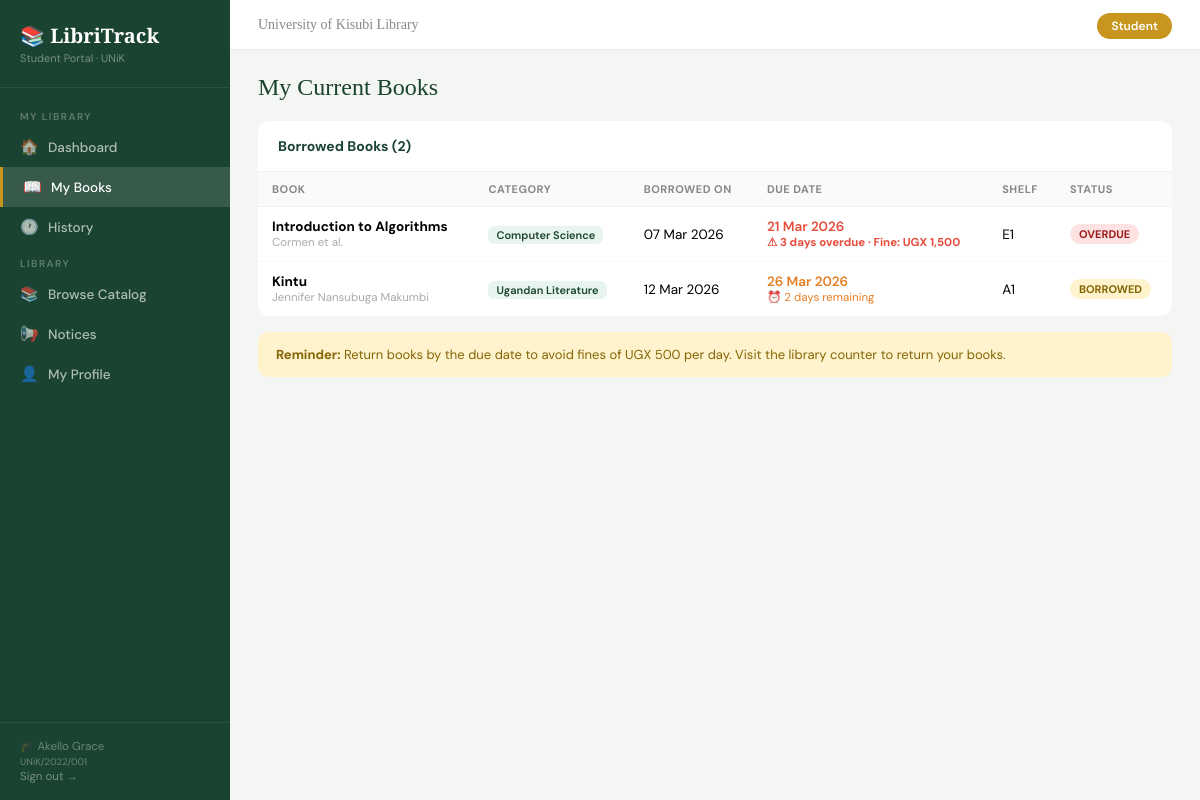
Screenshot of /student/my_books.php (signed in) with the database file from the repository.
### tables this page shows
CREATE TABLE borrowings (
    id INT AUTO_INCREMENT PRIMARY KEY,
    student_id INT NOT NULL,
    book_id INT NOT NULL,
    borrow_date DATE NOT NULL,
    due_date DATE NOT NULL,
    return_date DATE DEFAULT NULL,
    status ENUM('borrowed','returned','overdue') DEFAULT 'borrowed',
    FOREIGN KEY (student_id) REFERENCES students(id),
    FOREIGN KEY (book_id) REFERENCES books(id)
);

CREATE TABLE books (
    id INT AUTO_INCREMENT PRIMARY KEY,
    title VARCHAR(255) NOT NULL,
    author VARCHAR(150) NOT NULL,
    isbn VARCHAR(20),
    category VARCHAR(80) NOT NULL,
    copies_total INT DEFAULT 1,
    copies_available INT DEFAULT 1,
    shelf VARCHAR(30),
    description TEXT,
    created_at TIMESTAMP DEFAULT CURRENT_TIMESTAMP
);

### student/my_books.php (the view, shortened to what this page needs)
<?php
require_once '../includes/config.php';
$sid = $_SESSION['student_id'];
$books = $conn->query("
    SELECT br.*, b.title, b.author, b.category, b.isbn, b.shelf,
           DATEDIFF(br.due_date, CURDATE()) AS days_left,
           DATEDIFF(CURDATE(), br.due_date) AS days_late
    FROM borrowings br
    JOIN books b ON br.book_id = b.id
    WHERE br.student_id = $sid AND br.status = 'borrowed'
    ORDER BY br.due_date ASC
")->fetch_all(MYSQLI_ASSOC);
include 'partials/header.php';
?>
<div class="page-title">My Current Books</div>
<?php if (empty($books)): ?>
<div class="card" style="text-align:center;padding:64px">
    <div style="font-size:48px;margin-bottom:14px">📭</div>
    <p style="color:#888;font-size:15px">You have no books currently borrowed.</p>
    <a href="catalog.php" class="btn btn-green" style="margin-top:16px">Browse Catalog →</a>
</div>
<?php else: ?>
<div class="card">
    <div class="card-head">Borrowed Books (<?= count($books) ?>)</div>
    <table>
        <thead>
            <tr><th>Book</th><th>Category</th><th>Borrowed On</th><th>Due Date</th><th>Shelf</th><th>Status</th></tr>
        </thead>
        <tbody>
        <?php foreach ($books as $b):
            $late = $b['days_late'] > 0;
            $soon = !$late && $b['days_left'] <= 3;
        ?>
        <tr>
            <td>
                <strong><?= htmlspecialchars($b['title']) ?></strong>
                <small><?= htmlspecialchars($b['author']) ?></small>
            </td>
            <td><span style="background:#e8f5ee;color:#1b4332;padding:2px 8px;border-radius:6px;font-size:11px;font-weight:600"><?= htmlspecialchars($b['category']) ?></span></td>
            <td><?= date('d M Y', strtotime($b['borrow_date'])) ?></td>
            <td>
                <span style="font-weight:600;color:<?= $late?'#e74c3c':($soon?'#e67e22':'#27ae60') ?>">
                    <?= date('d M Y', strtotime($b['due_date'])) ?>
                </span>
                <?php if ($late): ?>
                <br><small style="color:#e74c3c;font-weight:700">⚠ <?= $b['days_late'] ?> day<?= $b['days_late']!=1?'s':'' ?> overdue · Fine: UGX <?= number_format($b['days_late'] * FINE_PER_DAY) ?></small>
                <?php elseif ($soon): ?>
                <br><small style="color:#e67e22">⏰ <?= $b['days_left'] ?> day<?= $b['days_left']!=1?'s':'' ?> remaining</small>
                <?php endif; ?>
            </td>
            <td><?= htmlspecialchars($b['shelf'] ?: '—') ?></td>
            <td><span class="badge badge-<?= $late?'overdue':'borrowed' ?>"><?= $late?'Overdue':'Borrowed' ?></span></td>
        </tr>
        <?php endforeach; ?>
        </tbody>
    </table>
</div>
<div style="margin-top:16px;padding:14px 18px;background:#fef3cd;border-radius:10px;font-size:13px;color:#856404">
    <strong>Reminder:</strong> Return books by the due date to avoid fines of UGX <?= number_format(FINE_PER_DAY) ?> per day. Visit the library counter to return your books.
</div>
<?php endif; ?>
<?php include 'partials/footer.php'; ?>

### student/partials/header.php (style rules this page uses)
* { margin: 0; padding: 0; box-sizing: border-box; }
:root { --green: #1b4332; --green2: #2d6a4f; --gold: #c8961e; --sidebar: 230px; }
body { font-family: 'DM Sans', sans-serif; background: #f4f6f4; display: flex; min-height: 100vh; }
.page-title { font-family: 'Playfair Display', serif; font-size: 24px; color: var(--green); margin-bottom: 20px; }
.card { background: #fff; border-radius: 12px; overflow: hidden; }
.card-head { padding: 16px 20px; font-weight: 700; font-size: 14px; border-bottom: 1px solid #f0f0f0; color: var(--green); }
table { width: 100%; border-collapse: collapse; }
th { padding: 10px 14px; text-align: left; font-size: 11px; font-weight: 700; text-transform: uppercase; letter-spacing: .5px; color: #888; background: #fafafa; border-bottom: 1px solid #f0f0f0; }
td { padding: 11px 14px; border-bottom: 1px solid #f8f8f8; font-size: 13.5px; }
td small { color: #aaa; font-size: 11.5px; display: block; }
tr:last-child td { border-bottom: none; }
.badge { display: inline-block; padding: 3px 9px; border-radius: 20px; font-size: 11px; font-weight: 700; text-transform: uppercase; }
.badge-borrowed { background: #fef3cd; color: #856404; }
.badge-overdue { background: #fee2e2; color: #991b1b; }

### rows the page displays
borrowings: book.title "Introduction to Algorithms", book.author "Cormen et al.", book.category "Computer Science", borrow_date "07 Mar 2026", due_date "21 Mar 2026", days_late "3", days_late "1,500", book.shelf "E1", shows "OVERDUE"
borrowings: book.title "Kintu", book.author "Jennifer Nansubuga Makumbi", book.category "Ugandan Literature", borrow_date "12 Mar 2026", due_date "26 Mar 2026", days_left "2", book.shelf "A1", shows "BORROWED"

### other values shown
$_SESSION['student_name'] "Akello Grace"
$_SESSION['student_number'] "UNiK/2022/001"
count($books) "2"
FINE_PER_DAY "500"
